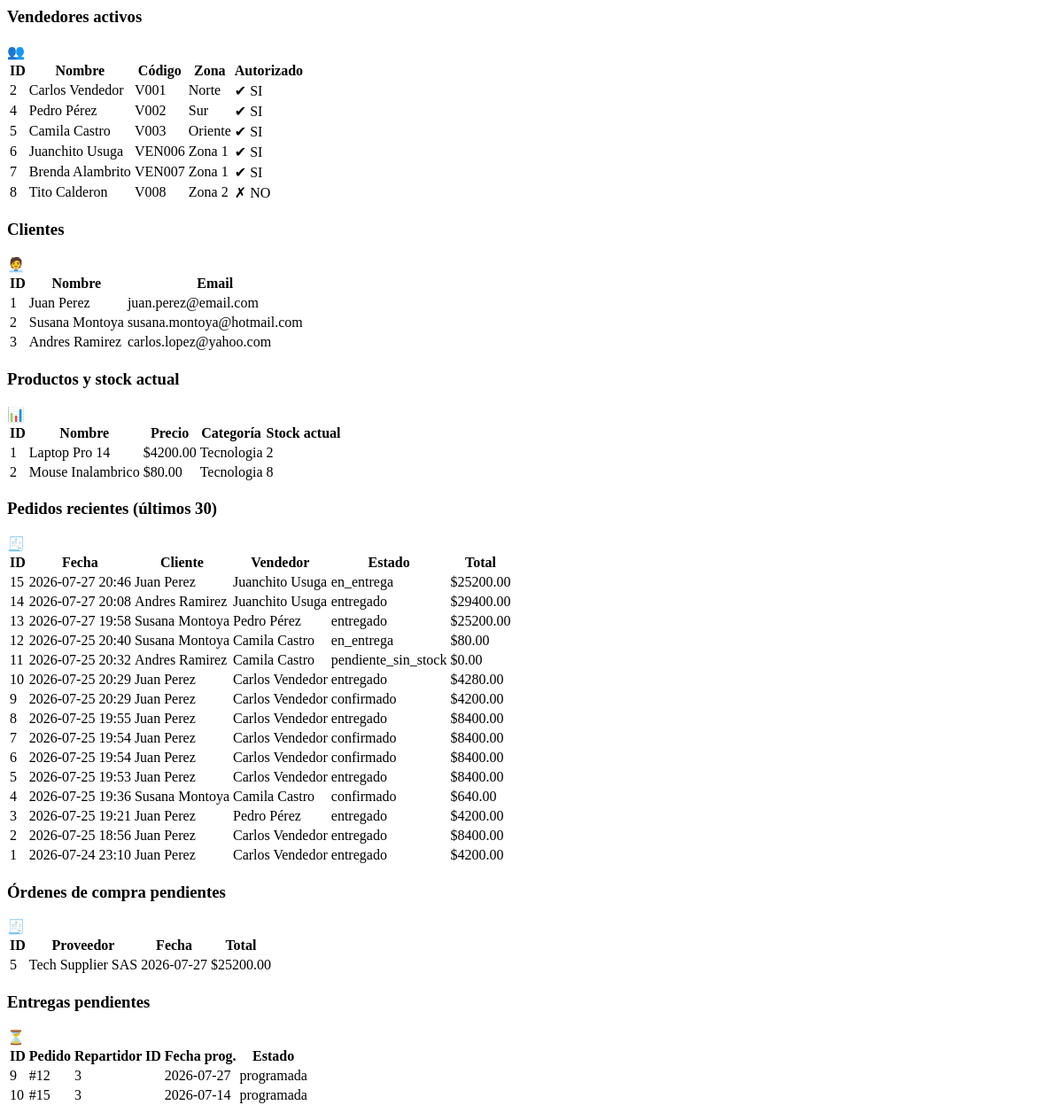
Page /_partial/consultas on the earlier database version.
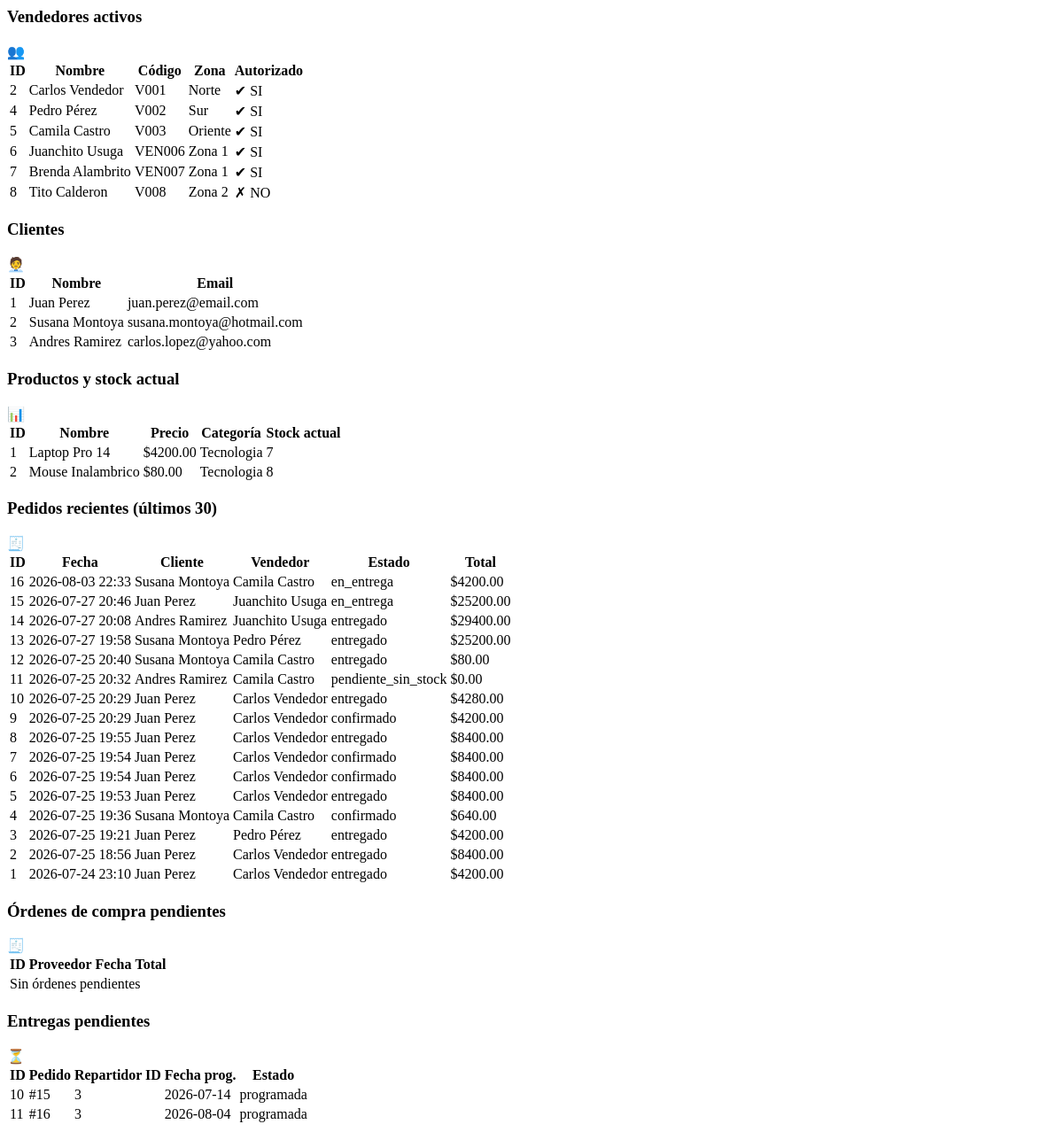
Same page on the later database version.
### tables this page shows
CREATE TABLE employees (
                id INTEGER PRIMARY KEY AUTOINCREMENT,
                nombre TEXT NOT NULL,
                email TEXT NOT NULL,
                cargo TEXT NOT NULL,
                estado TEXT NOT NULL,
                is_seller INTEGER NOT NULL DEFAULT 0,
                codigo_vendedor TEXT,
                zona TEXT
            );

CREATE TABLE clients (
                id INTEGER PRIMARY KEY AUTOINCREMENT,
                nombre TEXT NOT NULL,
                telefono TEXT NOT NULL,
                email TEXT NOT NULL,
                direccion TEXT NOT NULL
            );

CREATE TABLE products (
                id INTEGER PRIMARY KEY AUTOINCREMENT,
                nombre TEXT NOT NULL,
                descripcion TEXT NOT NULL,
                precio REAL NOT NULL,
                categoria TEXT NOT NULL,
                default_provider_id INTEGER NOT NULL,
                FOREIGN KEY (default_provider_id) REFERENCES providers(id)
            );

CREATE TABLE orders (
                id INTEGER PRIMARY KEY AUTOINCREMENT,
                cliente_id INTEGER NOT NULL,
                vendedor_id INTEGER NOT NULL,
                fecha TEXT NOT NULL,
                estado TEXT NOT NULL,
                total REAL NOT NULL,
                FOREIGN KEY (cliente_id) REFERENCES clients(id),
                FOREIGN KEY (vendedor_id) REFERENCES employees(id)
            );

CREATE TABLE purchase_orders (
                id INTEGER PRIMARY KEY AUTOINCREMENT,
                proveedor_id INTEGER NOT NULL,
                fecha TEXT NOT NULL,
                estado TEXT NOT NULL,
                total REAL NOT NULL,
                FOREIGN KEY (proveedor_id) REFERENCES providers(id)
            );

CREATE TABLE providers (
                id INTEGER PRIMARY KEY AUTOINCREMENT,
                nombre TEXT NOT NULL,
                nit TEXT NOT NULL,
                contacto TEXT NOT NULL,
                email TEXT NOT NULL
            );

CREATE TABLE deliveries (
                id INTEGER PRIMARY KEY AUTOINCREMENT,
                pedido_id INTEGER NOT NULL UNIQUE,
                repartidor_id INTEGER NOT NULL,
                fecha_programada TEXT NOT NULL,
                fecha_real TEXT,
                estado TEXT NOT NULL,
                direccion_destino TEXT NOT NULL,
                FOREIGN KEY (pedido_id) REFERENCES orders(id),
                FOREIGN KEY (repartidor_id) REFERENCES employees(id)
            );

### src_web/app.py (the view)
    @app.get('/_partial/consultas')
    def partial_consultas():
        servicios = get_servicios()
        vendedores = servicios.componentes_rrhh.listarVendedoresActivos()
        clientes = servicios.componentes_clientes.listarClientes()
        productos = servicios.componentes_catalogo.listarProductos()
        ordenes_pendientes = servicios.componentes_ordenes.listarOrdenesPendientes()
        entregas_pendientes = servicios.componentes_entregas.listarEntregasPendientes()
        stock_actual = {
            row['product_id']: row['cantidad_disponible']
            for row in servicios.db.conn.execute('SELECT product_id, cantidad_disponible FROM stock')
        }
        pedidos = list(servicios.db.conn.execute(
            """
            SELECT o.id, o.fecha, o.estado, o.total, c.nombre AS cliente, e.nombre AS vendedor
            FROM orders o
            JOIN clients c ON c.id = o.cliente_id
            JOIN employees e ON e.id = o.vendedor_id
            ORDER BY o.id DESC
            LIMIT 30
            """
        ))
        return render_template('_consultas.html',
                               vendedores=vendedores,
                               clientes=clientes,
                               productos=productos,
                               ordenes_pendientes=ordenes_pendientes,
                               entregas_pendientes=entregas_pendientes,
                               stock_actual=stock_actual,
                               pedidos=pedidos)

### src_shared/components.py (called while the page is built)
    def listarVendedoresActivos(self) -> List[sqlite3.Row]:
        return list(
            self.db.conn.execute(
                """
                SELECT e.id, e.nombre, e.codigo_vendedor, e.zona,
                       COALESCE(sa.activa, 0) AS autorizado
                FROM employees e
                LEFT JOIN seller_authorizations sa ON sa.seller_id = e.id
                WHERE e.is_seller = 1 AND e.estado = 'activo'
                ORDER BY e.id
                """
            )
        )

    def listarProductos(self) -> List[sqlite3.Row]:
        return list(self.db.conn.execute("SELECT * FROM products ORDER BY id"))

    def listarClientes(self) -> List[sqlite3.Row]:
        return list(self.db.conn.execute("SELECT * FROM clients ORDER BY id"))

    def listarOrdenesPendientes(self) -> List[sqlite3.Row]:
        return list(
            self.db.conn.execute(
                """
                SELECT po.id, p.nombre AS proveedor, po.fecha, po.total
                FROM purchase_orders po
                JOIN providers p ON p.id = po.proveedor_id
                WHERE po.estado = 'pendiente'
                ORDER BY po.id
                """
            )
        )

    def listarEntregasPendientes(self) -> List[sqlite3.Row]:
        return list(
            self.db.conn.execute(
                """
                SELECT id, pedido_id, repartidor_id, fecha_programada, estado
                FROM deliveries
                WHERE estado = 'programada'
                ORDER BY id
                """
            )
        )

### src_shared/database.py (called while the page is built, shortened)
    def seed(self) -> None:
        existing = self.conn.execute("SELECT COUNT(1) FROM employees").fetchone()[0]
        if existing > 0:
            return

    def close(self) -> None:
        self.conn.close()

### src_web/templates/_consultas.html (shortened to what this page needs)
<section id="tab-consultas" class="tab-panel">
    <div class="split">
        <div class="card">
            <div class="card-title-row">
                <h3>Vendedores activos</h3>
                <span class="card-icon" aria-hidden="true">👥</span>
            </div>
            <div class="table-wrap">
                <table class="data-table">
                    <thead>
                        <tr>
                            <th>ID</th>
                            <th>Nombre</th>
                            <th>Código</th>
                            <th>Zona</th>
                            <th>Autorizado</th>
                        </tr>
                    </thead>
                    <tbody>
                        {% for v in vendedores %}
                        <tr>
                            <td>{{ v.id }}</td>
                            <td>{{ v.nombre }}</td>
                            <td>{{ v.codigo_vendedor }}</td>
                            <td>{{ v.zona }}</td>
                            <td>
                                <span class="status-chip {{ 'status-ok' if v.autorizado == 1 else 'status-off' }}">
                                    {{ "✔ SI" if v.autorizado == 1 else "✗ NO" }}
                                </span>
                            </td>
                        </tr>
                        {% endfor %}
                    </tbody>
                </table>
            </div>
        </div>
        <div class="card">
            <div class="card-title-row">
                <h3>Clientes</h3>
                <span class="card-icon" aria-hidden="true">🧑‍💼</span>
            </div>
            <div class="table-wrap">
                <table class="data-table">
                    <thead>
                        <tr>
                            <th>ID</th>
                            <th>Nombre</th>
                            <th>Email</th>
                        </tr>
                    </thead>
                    <tbody>
                        {% for c in clientes %}
                        <tr>
                            <td>{{ c.id }}</td>
                            <td>{{ c.nombre }}</td>
                            <td>{{ c.email }}</td>
                        </tr>
                        {% endfor %}
                    </tbody>
                </table>
            </div>
        </div>
    </div>
    <div class="card">
        <div class="card-title-row">
            <h3>Productos y stock actual</h3>
            <span class="card-icon" aria-hidden="true">📊</span>
        </div>
        <div class="table-wrap">
            <table class="data-table">
                <thead>
                    <tr>
                        <th>ID</th>
                        <th>Nombre</th>
                        <th>Precio</th>
                        <th>Categoría</th>
                        <th>Stock actual</th>
                    </tr>
                </thead>
                <tbody>
                    {% for p in productos %}
                    <tr>
                        <td>{{ p.id }}</td>
                        <td>{{ p.nombre }}</td>
                        <td>${{ "%.2f"|format(p.precio) }}</td>
                        <td>{{ p.categoria }}</td>
                        <td>{{ stock_actual.get(p.id, 0) }}</td>
                    </tr>
                    {% endfor %}
                </tbody>
            </table>
        </div>
    </div>
    <div class="card">
        <div class="card-title-row">
            <h3>Pedidos recientes (últimos 30)</h3>
            <span class="card-icon" aria-hidden="true">🧾</span>
        </div>
        <div class="table-wrap">
            <table class="data-table">
                <thead>
                    <tr>
                        <th>ID</th>
                        <th>Fecha</th>
                        <th>Cliente</th>
                        <th>Vendedor</th>
                        <th>Estado</th>
                        <th>Total</th>
                    </tr>
                </thead>
                <tbody>
                    {% for p in pedidos %}
                    <tr>
                        <td>{{ p.id }}</td>
                        <td>{{ p.fecha[:16] }}</td>
                        <td>{{ p.cliente }}</td>
                        <td>{{ p.vendedor }}</td>
                        <td>{{ p.estado }}</td>
                        <td>${{ "%.2f"|format(p.total) }}</td>
                    </tr>
                    {% endfor %}
                </tbody>
            </table>
        </div>
    </div>
    <div class="split">
        <div class="card">
            <div class="card-title-row">
                <h3>Órdenes de compra pendientes</h3>
                <span class="card-icon" aria-hidden="true">🧾</span>
            </div>
            <div class="table-wrap">
                <table class="data-table">
                    <thead>
                        <tr>
                            <th>ID</th>
                            <th>Proveedor</th>
                            <th>Fecha</th>
                            <th>Total</th>
                        </tr>
                    </thead>
                    <tbody>
                        {% for o in ordenes_pendientes %}
                        <tr>
                            <td>{{ o.id }}</td>
                            <td>{{ o.proveedor }}</td>
                            <td>{{ o.fecha[:10] }}</td>
                            <td>${{ "%.2f"|format(o.total) }}</td>
                        </tr>
                        {% endfor %}
                        {% if not ordenes_pendientes %}
                        <tr>
                            <td colspan="4" class="table-empty">Sin órdenes pendientes</td>
                        </tr>
                        {% endif %}
                    </tbody>
                </table>
            </div>
        </div>
        <div class="card">
            <div class="card-title-row">
                <h3>Entregas pendientes</h3>
                <span class="card-icon" aria-hidden="true">⏳</span>
            </div>
            <div class="table-wrap">
                <table class="data-table">
                    <thead>
                        <tr>
                            <th>ID</th>
                            <th>Pedido</th>
                            <th>Repartidor ID</th>
                            <th>Fecha prog.</th>
                            <th>Estado</th>
                        </tr>
                    </thead>
                    <tbody>
                        {% for e in entregas_pendientes %}
                        <tr>
                            <td>{{ e.id }}</td>
                            <td>#{{ e.pedido_id }}</td>
                            <td>{{ e.repartidor_id }}</td>
                            <td>{{ e.fecha_programada }}</td>
                            <td>{{ e.estado }}</td>
                        </tr>
                        {% endfor %}
                    </tbody>
                </table>
            </div>
        </div>
    </div>
</section>

Differences in the rows shown:
no longer on this page (row edited): purchase_orders: id "5", proveedor "Tech Supplier SAS", fecha "2026-07-27", total "25200.00"
no longer on this page (row edited): deliveries: id "9", pedido_id "12", repartidor_id "3", fecha_programada "2026-07-27", estado "programada"
computed for products "Laptop Pro 14": get "2" → "7"
added orders: id "16", fecha "2026-08-03 22:33", cliente "Susana Montoya", vendedor "Camila Castro", estado "en_entrega", total "4200.00"
changed orders id 12: estado "en_entrega" → "entregado"
added deliveries: id "11", pedido_id "16", repartidor_id "3", fecha_programada "2026-08-04", estado "programada"
Other differences:
text now shown: "Sin órdenes pendientes"
